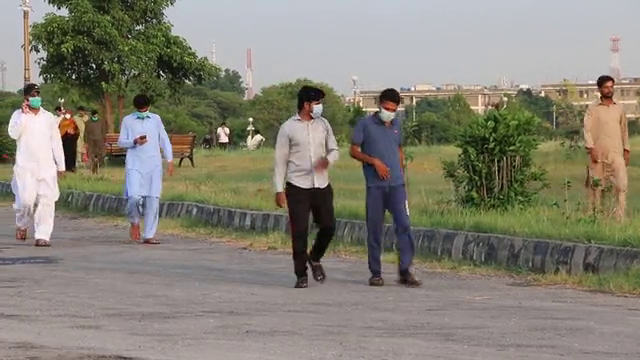
#> input picture frame 47 of day 10/video3.mp4, 640 x 360 px
$ python 'motion_detection_and _tracking.py'
#> lines starting #> are read from the running program, lines starting #| are printed output that depends on the picture; after the words box and inside, x2 and y2 are one past the last pixel; in counts of white or black regions, pixels touching at a corner belong together
import cv2
import numpy as np

video_path = r'C:\Users\khan\Desktop\cv2_practise\day 10\video3.mp4'
cap = cv2.VideoCapture(video_path)

ret, frame1 = cap.read()
#> frame1 is the input picture: shape (360, 640, 3); mean B, G, R 117.9, 130.5, 134.5
ret, frame2 = cap.read()
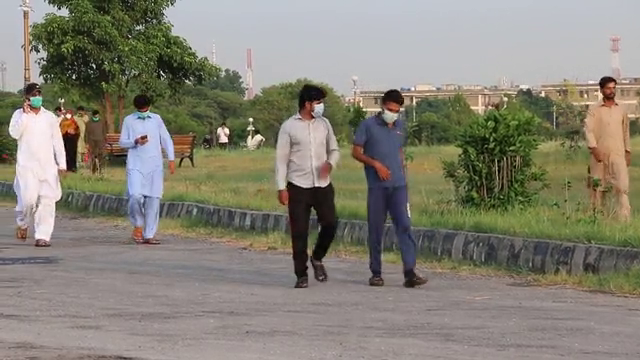
#> input picture frame 48 of day 10/video3.mp4, 640 x 360 px
#> frame2 is the input picture: shape (360, 640, 3); mean B, G, R 117.8, 130.4, 134.3

while cap.isOpened():
    if not ret or frame1 is None or frame2 is None:
        print("End of video or frame not read properly.")
        break

    diff = cv2.absdiff(frame1, frame2)
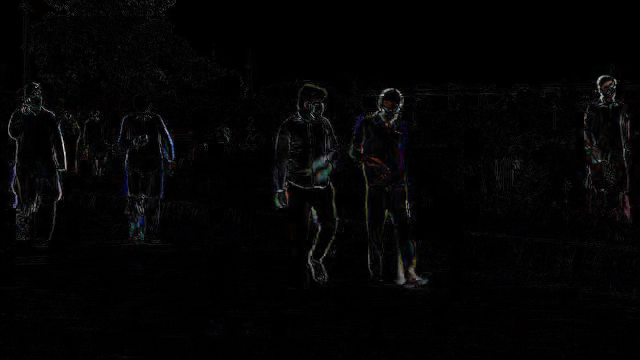
#> diff: shape (360, 640, 3); mean B, G, R 4.1, 4, 4
    gray = cv2.cvtColor(diff, cv2.COLOR_BGR2GRAY)
    blur = cv2.GaussianBlur(gray, (5, 5), 0)
    _, thresh = cv2.threshold(blur, 20, 255, cv2.THRESH_BINARY)
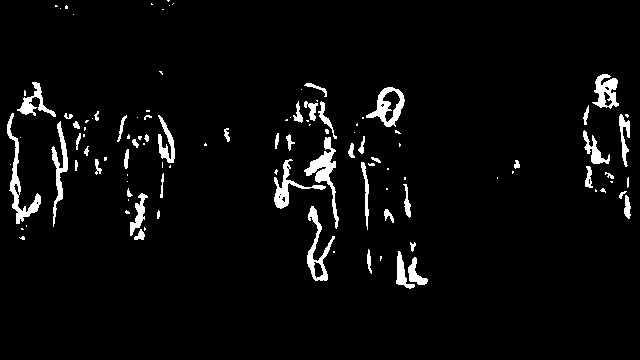
#> thresh: shape (360, 640); 4.1% white; 111 white regions (59 under 20 px), largest, box (x1, y1, x2, y2) and area: (304, 137, 339, 229) 800, (7, 113, 41, 224) 766, (366, 87, 405, 127) 628
    dilated = cv2.dilate(thresh, None, iterations=3)
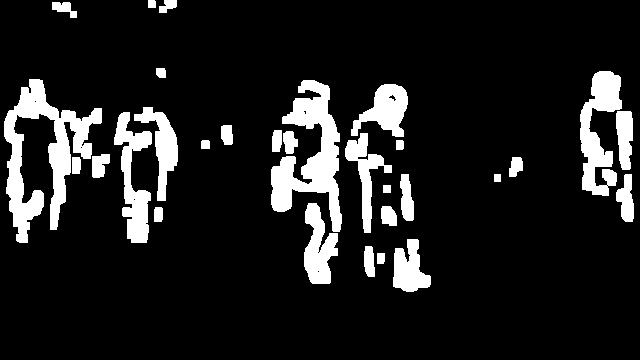
#> dilated: shape (360, 640); 12.2% white; 30 white regions
    contours, _ = cv2.findContours(dilated, cv2.RETR_TREE, cv2.CHAIN_APPROX_SIMPLE)
#> contours = 38 contours, 7 with area under 20; largest, box (x1, y1, x2, y2) and area: (4, 79, 102, 243) 5288, (271, 80, 342, 232) 4513, (580, 71, 622, 196) 2622, (114, 112, 152, 243) 2114, (304, 203, 338, 284) 1570

    for contour in contours:
        (x,y,w,h)=cv2.boundingRect(contour)

        if cv2.contourArea(contour)<100:
            continue
        cv2.rectangle(frame1,(x,y),(x+w,y+h),(0,255,0),2)
        cv2.putText(frame1,'Status: {}'.format('Movement'),(10,20),cv2.FONT_HERSHEY_SIMPLEX,1,(0,0,255),2)
#> this loop made 38 passes
#> (x, y, w, h) on passes 1, 2, 3, 4, 5, 6, 10, 12, 13, 14, 15, 16: (377, 253, 8, 11), (364, 246, 11, 31), (393, 239, 38, 53), (154, 207, 9, 15), (381, 206, 16, 20), (304, 203, 34, 81), (616, 174, 18, 48), (400, 174, 14, 47), (509, 157, 14, 20), (72, 157, 9, 17), (92, 154, 18, 24), (396, 140, 8, 10)
#> (contour, x, y, w, h) on passes 7, 8, 9, 11, 23, 31: ([[317, 271], [318, 270], [319, 271], [318, 272]], 317, 270, 3, 3), ([[317, 252], [318, 251], [319, 252], [318, 253]], 317, 251, 3, 3), ([[383, 185], [383, 192], [390, 192], [390, 185]], 383, 185, 8, 8), ([[494, 174], [494, 181], [500, 181], [500, 174]], 494, 174, 7, 8), ([[133, 199], [134, 198], [135, 199], [134, 200]], 133, 198, 3, 3), ([[80, 147], [81, 146], [82, 147], [81, 148]], 80, 146, 3, 3)
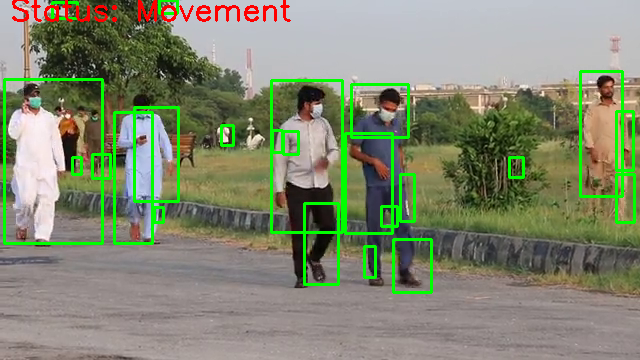
#> frame1: shape (360, 640, 3); 5.83% of pixels changed, all inside (x1, y1, x2, y2) = (3, 0, 636, 294)
    # cv2.drawContours(frame1, contours, -1, (0, 255, 0), 2)

    cv2.imshow('feed', frame1)

    # Move to next frame
    frame1 = frame2
    ret, frame2 = cap.read()
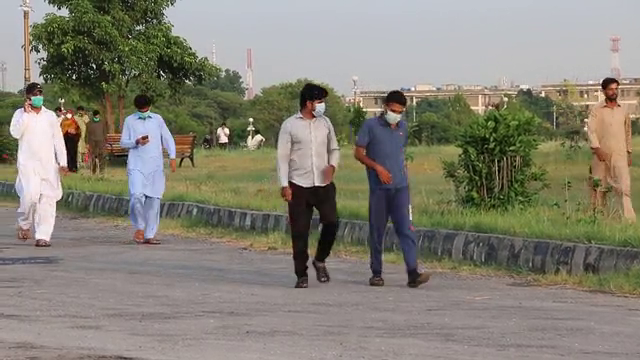
#> input picture frame 49 of day 10/video3.mp4, 640 x 360 px
#> frame2 is the input picture: shape (360, 640, 3); mean B, G, R 117.5, 130.2, 134

    if cv2.waitKey(40) == 27:  # ESC key to exit
#> (key Esc is pressed here)
        break

cap.release()
cv2.destroyAllWindows()

$ run again, starting later in the video
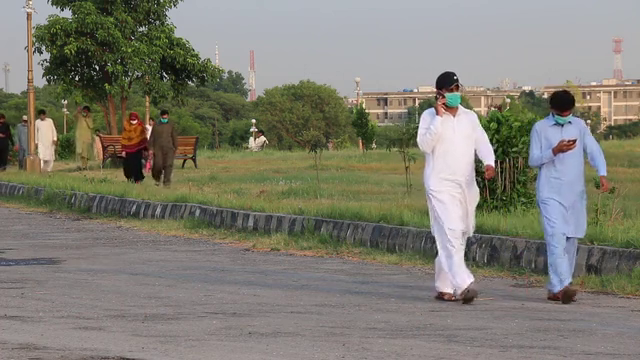
#> input picture frame 376 of day 10/video3.mp4, 640 x 360 px
#> frame1 is the input picture: shape (360, 640, 3); mean B, G, R 113.7, 125.5, 127.5
#> `_, thresh = cv2.threshold(blur, 20, 255, cv2.THRESH_BINARY)`:
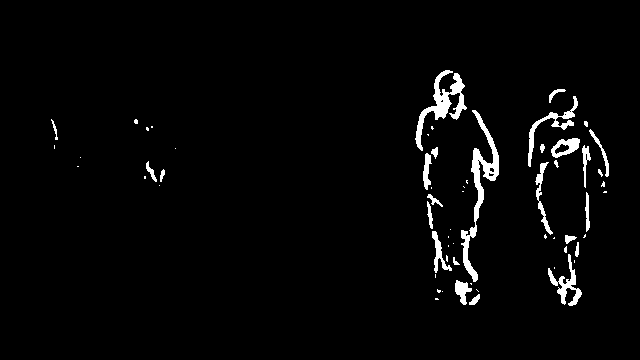
#> thresh: shape (360, 640); 2.7% white; 61 white regions (34 under 20 px), largest, box (x1, y1, x2, y2) and area: (461, 110, 499, 282) 1381, (415, 70, 467, 151) 1117, (528, 96, 578, 167) 531
#> dilated: shape (360, 640); 7.8% white; 11 white regions
#> contours = 19 contours, 5 with area under 20; largest, box (x1, y1, x2, y2) and area: (412, 67, 502, 308) 12738, (525, 93, 612, 309) 6758, (423, 112, 491, 259) 4274, (141, 158, 168, 189) 488, (48, 116, 61, 152) 273
#> the loop `for contour in contours:` made 19 passes
#> (x, y, w, h) on passes 1, 3, 6, 7, 8, 9, 12, 13: (432, 286, 14, 17), (141, 158, 27, 31), (143, 123, 13, 11), (131, 116, 10, 11), (48, 116, 13, 36), (525, 93, 87, 216), (569, 244, 5, 8), (546, 86, 23, 20)
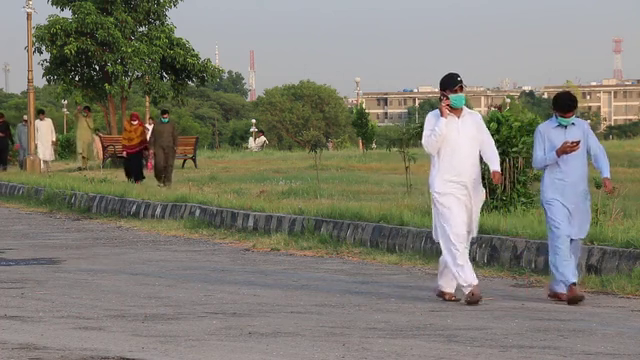
#> input picture frame 378 of day 10/video3.mp4, 640 x 360 px
#> frame2 is the input picture: shape (360, 640, 3); mean B, G, R 113.7, 125.5, 127.6
